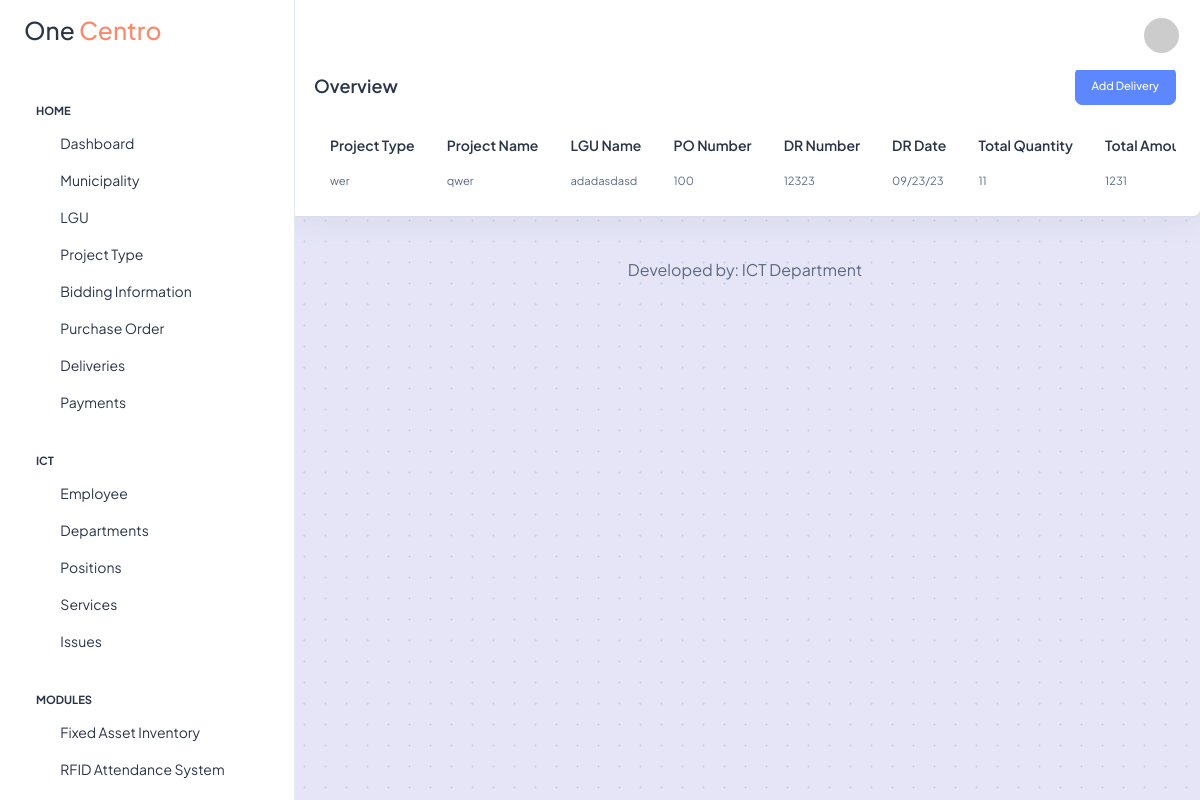
Page /dashboard/deliveries.php (signed in) on the earlier database version.
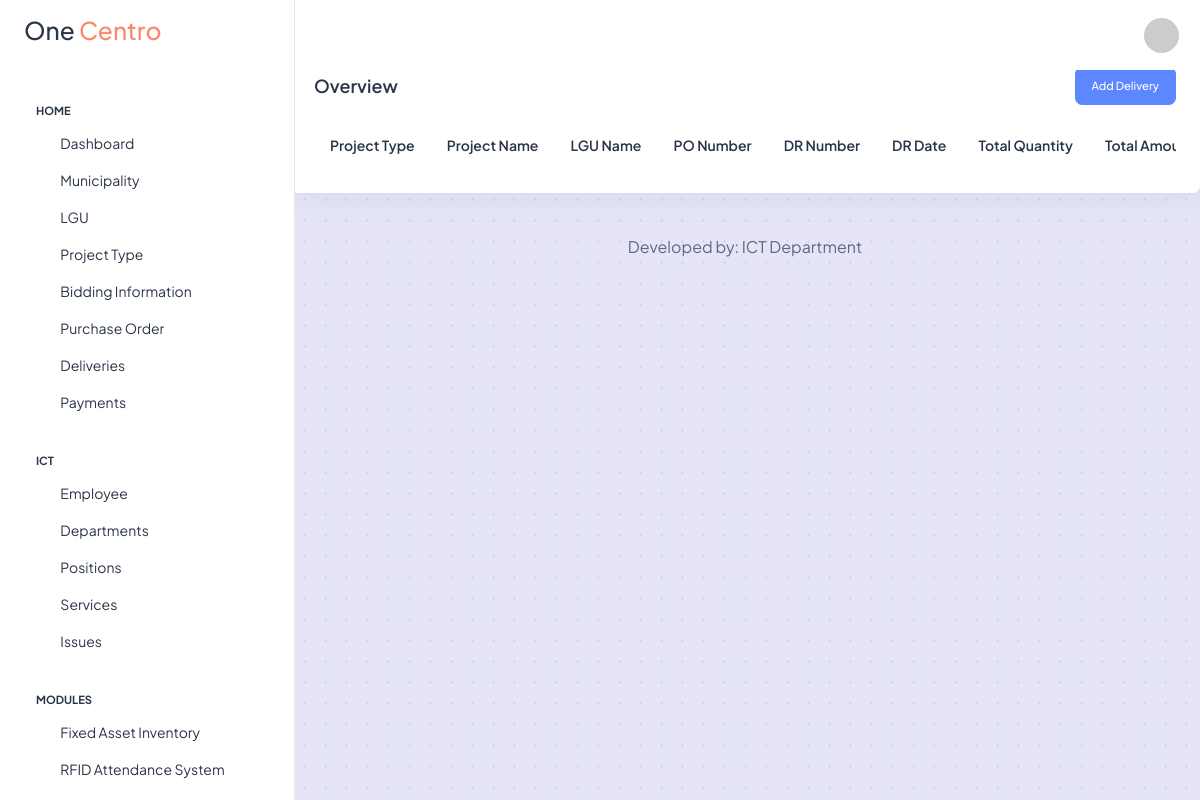
Same page on the later database version.
### tables this page shows
CREATE TABLE `bd_project_type` (
  `id` int(11) NOT NULL,
  `project_type_code` varchar(255) NOT NULL,
  `project_description` text NOT NULL,
  `project_details` text NOT NULL
);

CREATE TABLE `bd_deliveries` (
  `id` int(11) NOT NULL,
  `project_type_id` int(11) NOT NULL,
  `project_name` varchar(255) NOT NULL,
  `lgu_id` int(11) NOT NULL,
  `po_no` varchar(255) NOT NULL,
  `dr_no` varchar(255) NOT NULL,
  `dr_date` varchar(10) NOT NULL,
  `total_quantity` varchar(255) NOT NULL,
  `total_amount` double NOT NULL
);

CREATE TABLE `bd_lgu` (
  `id` int(11) NOT NULL,
  `lgu_code` varchar(4) NOT NULL,
  `lgu_name` varchar(100) NOT NULL,
  `municipality_id` int(11) NOT NULL
);

### db/conn.php (called while the page is built)
<?php
    class DBConnection {
        private $host = "localhost";
        private $user = "root";
        private $pass = "";
        private $db = "one_centro";
        protected function connect() {
            try {
                $dsn = 'mysql: host=' . $this->host . ';dbname=' . $this->db;
                $pdo = new PDO($dsn, $this->user, $this->pass);
                $pdo->setAttribute(PDO::ATTR_ERRMODE, PDO::ERRMODE_EXCEPTION);
                return $pdo;
            } catch(PDOException $e) {
                print_r($e);
            }
        }
    }
?>

### models/deliveries-facade.php (called while the page is built, shortened)
<?php
class DeliveriesFacade extends DBConnection {
    public function fetchDeliveries() {
        $sql = $this->connect()->prepare("SELECT * FROM bd_deliveries");
        $sql->execute();
        return $sql;
    }
}
?>

### models/project-type-facade.php (called while the page is built, shortened)
<?php
class ProjectTypeFacade extends DBConnection
{
    public function fetchProjectTypeById($projectTypeId)
    {
        $sql = $this->connect()->prepare("SELECT * FROM bd_project_type WHERE id = '$projectTypeId'");
        $sql->execute();
        return $sql;
    }
}

### models/lgu-facade.php (called while the page is built, shortened)
<?php
class LGUFacade extends DBConnection
{
    public function fetchLGUById($LGUId)
    {
        $sql = $this->connect()->prepare("SELECT * FROM bd_lgu WHERE id = ?");
        $sql->execute([$LGUId]);
        return $sql;
    }
}

### dashboard/deliveries.php (the view, shortened to what the changed rows need)
<?php
include realpath(__DIR__ . '/../includes/layout/dashboard-header.php');
include realpath(__DIR__ . '/../models/lgu-facade.php');
include realpath(__DIR__ . '/../models/project-type-facade.php');
include realpath(__DIR__ . '/../models/deliveries-facade.php');
$LGUFacade = new LGUFacade;
$projectTypeFacade = new ProjectTypeFacade;
$deliveriesFacade = new DeliveriesFacade;
?>
<div class="page-wrapper" id="main-wrapper" data-layout="vertical" data-navbarbg="skin6" data-sidebartype="full" data-sidebar-position="fixed" data-header-position="fixed">
    <div class="body-wrapper">
        <div class="container-fluid">
            <div class="row">
                <div class="col-lg-12 d-flex align-items-strech">
                    <div class="card w-100">
                        <div class="card-body p-4">
                            <div class="table-responsive">
                                <table class="table data-table text-nowrap mb-0 align-middle">
                                    <thead class="text-dark fs-4">
                                        <tr>
                                            <th class="border-bottom-0">
                                                <h6 class="fw-semibold mb-0">Project Type</h6>
                                            </th>
                                            <th class="border-bottom-0">
                                                <h6 class="fw-semibold mb-0">Project Name</h6>
                                            </th>
                                            <th class="border-bottom-0">
                                                <h6 class="fw-semibold mb-0">LGU Name</h6>
                                            </th>
                                            <th class="border-bottom-0">
                                                <h6 class="fw-semibold mb-0">PO Number</h6>
                                            </th>
                                            <th class="border-bottom-0">
                                                <h6 class="fw-semibold mb-0">DR Number</h6>
                                            </th>
                                            <th class="border-bottom-0">
                                                <h6 class="fw-semibold mb-0">DR Date</h6>
                                            </th>
                                            <th class="border-bottom-0">
                                                <h6 class="fw-semibold mb-0">Total Quantity</h6>
                                            </th>
                                            <th class="border-bottom-0">
                                                <h6 class="fw-semibold mb-0">Total Amount</h6>
                                            </th>
                                        </tr>
                                    </thead>
                                    <tbody>
                                        <?php
                                        $fetchDeliveries = $deliveriesFacade->fetchDeliveries();
                                        while ($row = $fetchDeliveries->fetch(PDO::FETCH_ASSOC)) { ?>
                                            <tr>
                                                <td class="border-bottom-0">
                                                    <?php
                                                    $projectTypeId = $row["project_type_id"];
                                                    $fetchProjectTypeById = $projectTypeFacade->fetchProjectTypeById($projectTypeId);
                                                    while ($projectType = $fetchProjectTypeById->fetch(PDO::FETCH_ASSOC)) { ?>
                                                        <p class="mb-0 fw-normal"><?= $projectType["project_description"] ?></p>
                                                    <?php }
                                                    ?>
                                                </td>
                                                <td class="border-bottom-0">
                                                    <p class="mb-0 fw-normal"><?= $row["project_name"] ?></p>
                                                </td>
                                                <td class="border-bottom-0">
                                                    <?php
                                                    $LGUId = $row["lgu_id"];
                                                    $fetchLGUById = $LGUFacade->fetchLGUById($LGUId);
                                                    while ($LGU =  $fetchLGUById->fetch(PDO::FETCH_ASSOC)) { ?>
                                                        <p class="mb-0 fw-normal"><?= $LGU["lgu_name"] ?></p>
                                                    <?php }
                                                    ?>
                                                </td>
                                                <td class="border-bottom-0">
                                                    <p class="mb-0 fw-normal"><?= $row["po_no"] ?></p>
                                                </td>
                                                <td class="border-bottom-0">
                                                    <p class="mb-0 fw-normal"><?= $row["dr_no"] ?></p>
                                                </td>
                                                <td class="border-bottom-0">
                                                    <p class="mb-0 fw-normal"><?= $row["dr_date"] ?></p>
                                                </td>
                                                <td class="border-bottom-0">
                                                    <p class="mb-0 fw-normal"><?= $row["total_quantity"] ?></p>
                                                </td>
                                                <td class="border-bottom-0">
                                                    <p class="mb-0 fw-normal"><?= $row["total_amount"] ?></p>
                                                </td>
                                            </tr>
                                        <?php } ?>
                                    </tbody>
                                </table>
                            </div>
                        </div>
                    </div>
                </div>
            </div>
        </div>
    </div>
</div>
<?php include realpath(__DIR__ . '/../includes/layout/dashboard-footer.php') ?>

Differences in the rows shown:
removed bd_deliveries: project_name "qwer", po_no "100", dr_no "12323", dr_date "09/23/23", total_quantity "11", total_amount "1231"
removed bd_project_type: project_description "wer"
removed bd_lgu: lgu_name "adadasdasd"
